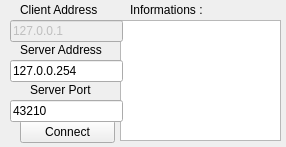
<?xml version="1.0" encoding="UTF-8"?>
<ui version="4.0">
 <class>ClientTcpWindow</class>
 <widget class="QWidget" name="ClientTcpWindow">
  <property name="geometry">
   <rect>
    <x>0</x>
    <y>0</y>
    <width>286</width>
    <height>147</height>
   </rect>
  </property>
  <property name="windowTitle">
   <string>Form</string>
  </property>
  <widget class="QPushButton" name="connectPushButton">
   <property name="geometry">
    <rect>
     <x>20</x>
     <y>120</y>
     <width>95</width>
     <height>23</height>
    </rect>
   </property>
   <property name="text">
    <string>Connect</string>
   </property>
  </widget>
  <widget class="QPlainTextEdit" name="plainTextEdit">
   <property name="geometry">
    <rect>
     <x>120</x>
     <y>20</y>
     <width>161</width>
     <height>121</height>
    </rect>
   </property>
  </widget>
  <widget class="QLabel" name="label_5">
   <property name="geometry">
    <rect>
     <x>130</x>
     <y>0</y>
     <width>141</width>
     <height>20</height>
    </rect>
   </property>
   <property name="text">
    <string>Informations :</string>
   </property>
  </widget>
  <widget class="QLabel" name="label_4">
   <property name="geometry">
    <rect>
     <x>20</x>
     <y>0</y>
     <width>91</width>
     <height>20</height>
    </rect>
   </property>
   <property name="text">
    <string>Client Address</string>
   </property>
  </widget>
  <widget class="QLabel" name="label_2">
   <property name="geometry">
    <rect>
     <x>20</x>
     <y>40</y>
     <width>91</width>
     <height>20</height>
    </rect>
   </property>
   <property name="text">
    <string>Server Address</string>
   </property>
  </widget>
  <widget class="QLabel" name="label_3">
   <property name="geometry">
    <rect>
     <x>30</x>
     <y>80</y>
     <width>71</width>
     <height>20</height>
    </rect>
   </property>
   <property name="text">
    <string>Server Port</string>
   </property>
  </widget>
  <widget class="QLineEdit" name="clientAddressLineEdit">
   <property name="enabled">
    <bool>false</bool>
   </property>
   <property name="geometry">
    <rect>
     <x>10</x>
     <y>20</y>
     <width>113</width>
     <height>22</height>
    </rect>
   </property>
   <property name="text">
    <string>127.0.0.1</string>
   </property>
  </widget>
  <widget class="QLineEdit" name="serverAddressLineEdit">
   <property name="geometry">
    <rect>
     <x>10</x>
     <y>60</y>
     <width>113</width>
     <height>22</height>
    </rect>
   </property>
   <property name="text">
    <string>127.0.0.254</string>
   </property>
  </widget>
  <widget class="QLineEdit" name="serverPortLineEdit">
   <property name="geometry">
    <rect>
     <x>10</x>
     <y>100</y>
     <width>113</width>
     <height>22</height>
    </rect>
   </property>
   <property name="text">
    <string>43210</string>
   </property>
  </widget>
 </widget>
 <resources/>
 <connections/>
</ui>
